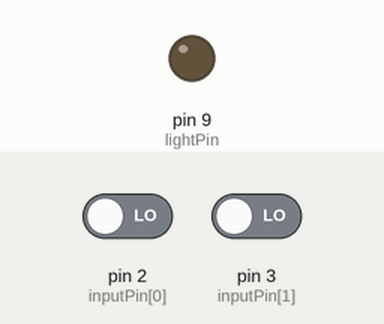
Bench run of a sketch on a simulated Arduino Uno, built with avr-gcc and run on an emulated ATmega328P. On the bench: output pins drawn as LEDs (lit = HIGH). The inputs (shaded band) are chosen by the test bench; at power-on: pin 2 (inputPin[0]) LOW, pin 3 (inputPin[1]) LOW.

Above: at 1.2 s.
1.3 s: pin 2 (inputPin[0]) driven HIGH
At 2.6 s:
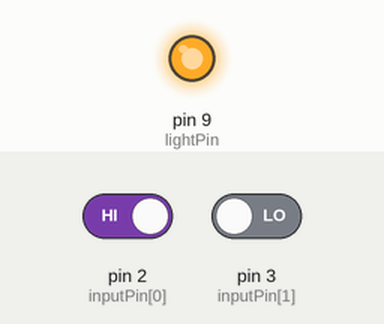
Timing chart, 0 to 4.3 s (numbered marks = the images above; inputs shaded):
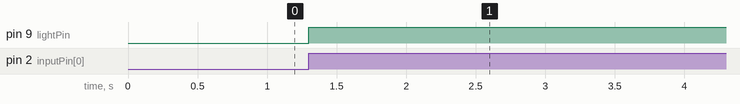

Measured:
- after the input at 1.3 s, pin 9 (lightPin): LOW → HIGH at once

The sketch:

light_button_and_motion_newest.ino
```cpp
const int lightPin =  9;      // the number of the LED pin

// Pin Array and Pin Count, 2 is PIR and 3 is switch currently
int             inputPin[] = { 2, 3 };
int             pinCount = 2;
int             pirState = LOW;
int             val = 0;
unsigned long   timer = 0;
unsigned long previousMillis = 0;
const long interval = 300000;

void setup()
{
  // Serial.begin(9600);
  pinMode(lightPin, OUTPUT);
  for (int thisPin = 0; thisPin < pinCount; thisPin++) {
    pinMode(inputPin[thisPin], INPUT);
  }
}

void loop()
{
  unsigned long currentMillis = millis();
  // Serial.println(timer);
    if (currentMillis - previousMillis >= interval) {
    digitalWrite(lightPin, LOW); // turn LED OFF
    timer = 0;
    previousMillis = currentMillis;
  } else {
    for (int thisPin = 0; thisPin < pinCount; thisPin++) {
      val = digitalRead(inputPin[thisPin]);
     // Serial.println(val);
      // value
      if (val == HIGH) {
        if (pirState == LOW) {
          digitalWrite(lightPin, HIGH); // turn LED ON
          timer = 0;
          pirState = HIGH;
        }
      } else {
        if (pirState == HIGH) {
          pirState = LOW;
        }
        timer++;
      }
    }
  }
}
```
